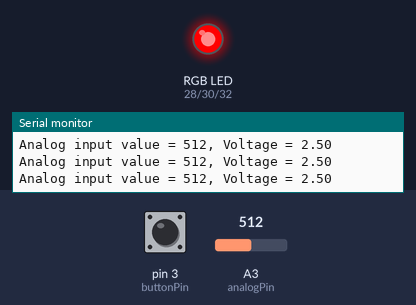
A sketch run on a simulated Arduino Mega 2560, built with avr-gcc and run on an emulated ATmega2560. Parts: an RGB LED mixed from three pins (HIGH = lit), the last lines printed to the serial monitor. The inputs (shaded band) are chosen by the test bench; at power-on: pin 3 (buttonPin) LOW, A3 (analogPin) = 512.

Above: at 1.2 s.
1.3 s: pin 3 (buttonPin) pulled HIGH for 0.25 s
At 2.3 s:
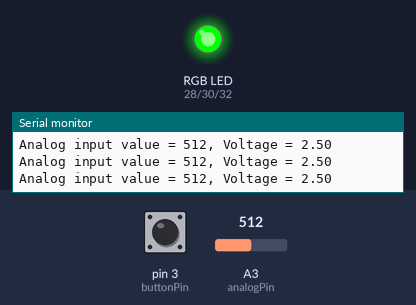
3.0 s: pin 3 (buttonPin) pulled HIGH for 1 s
At 4.2 s:
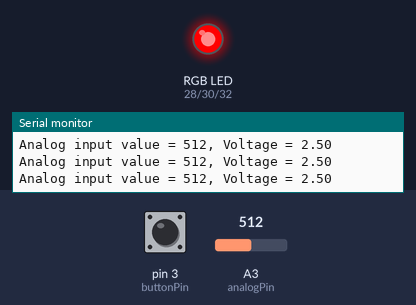
8.5 s: pin 3 (buttonPin) pulled HIGH for 3.2 s
At 9.7 s:
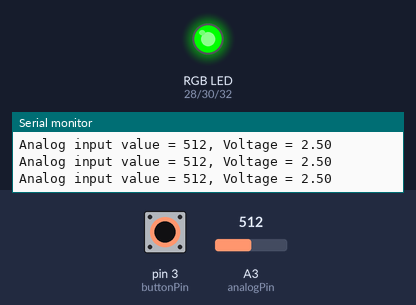
Timing chart, 0 to 11.5 s (numbered marks = the images above; inputs shaded):
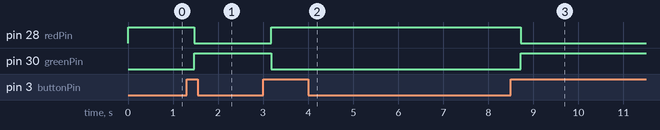

Measured:
- after the input at 1.3 s, pin 28 (redPin): HIGH → LOW after 0.17 s; pin 30 (greenPin): LOW → HIGH after 0.17 s
- after the input at 3.0 s, pin 28 (redPin): LOW → HIGH after 0.18 s; pin 30 (greenPin): HIGH → LOW after 0.18 s
- after the input at 8.5 s, pin 28 (redPin): HIGH → LOW after 0.22 s; pin 30 (greenPin): LOW → HIGH after 0.22 s

The sketch:

hapticlight.ino
```cpp
// RGB LED pins
const int redPin = 28;
const int greenPin = 30;
const int bluePin = 32;

// Button input pin
const int buttonPin = 3;

// Analog sensor pin
const int analogPin = A3;

// Variables to manage button state
int buttonPushCounter = 0;
int buttonState = 0;
int lastButtonState = 0;

// Variables for analog input
int val = 0;
float voltage = 0.0;

void setup() {
  pinMode(redPin, OUTPUT);
  pinMode(greenPin, OUTPUT);
  pinMode(bluePin, OUTPUT);

  pinMode(buttonPin, INPUT);

  Serial.begin(9600);
}

void loop() {
  // Read the button state
  buttonState = digitalRead(buttonPin);

  // Read and print analog voltage
  val = analogRead(analogPin);
  voltage = (val / 1023.0) * 5.0;
  Serial.print("Analog input value = ");
  Serial.print(val);
  Serial.print(", Voltage = ");
  Serial.println(voltage);

  // Check if button was pressed (with debouncing)
  if (buttonState != lastButtonState) {
    if (buttonState == HIGH) {
      buttonPushCounter++;
      Serial.println("Button Pressed");
      Serial.print("Press Count: ");
      Serial.println(buttonPushCounter);
    }
    delay(50); // Debounce delay
  }
  lastButtonState = buttonState;

  // Determine the color mode
  int mode = buttonPushCounter % 2;

  // Set LED color based on mode
  switch (mode) {
    case 0: setColor(255, 0, 0); break;        // Red
    case 1: setColor(0, 255, 0); break;        // Green

  }

  delay(200); // Small delay to reduce flickering
}

// Function to set the RGB LED color
void setColor(int redValue, int greenValue, int blueValue) {
  analogWrite(redPin, redValue);
  analogWrite(greenPin, greenValue);
  analogWrite(bluePin, blueValue);
}
```
